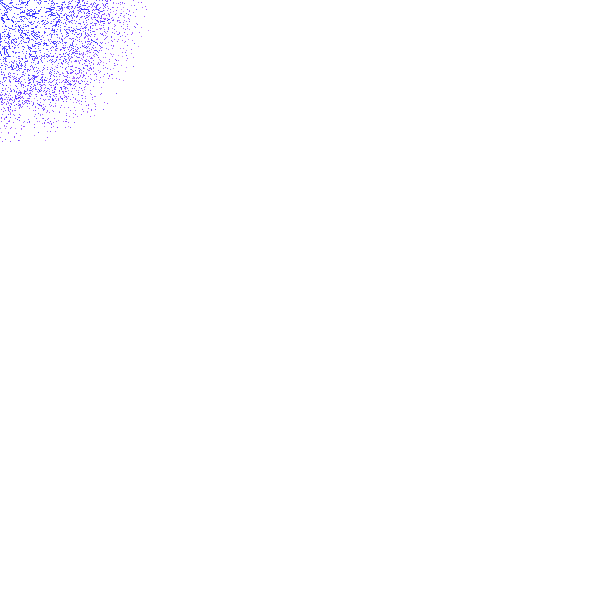
Frame 1 (no input)
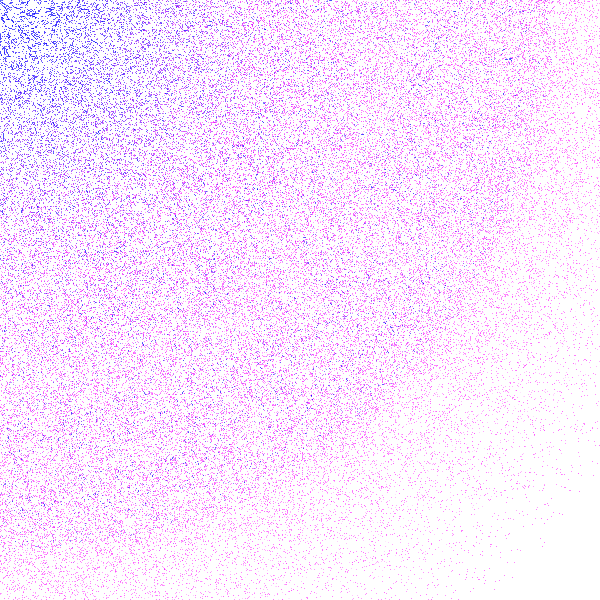
Frame 60 (the mouse pressed at the canvas centre just before this capture)
Frame 120 (the mouse held since frame 60 and released just before this capture): identical to frame 60, image omitted

The Processing sketch that drew these frames (run headless with seeded random() and noise(); from frame 60 on, the mouse is pressed at the canvas centre):

// Processing sketch: Sketch_25
// ── Sketch_25.pde
float[][] heightMap;
int w = 600;
int h = 600;
int chunkX = 0;
int chunkY = 0;
int factor = 110;
float noiseZ = 240;
float frames = 400;
boolean stopped = false;

void setup() {
  size(600, 600);
  heightMap = new float[h][w];
  generateMap(noiseZ);
  background (255);
}

void generateMap(float z){
  for (int y = 0; y < h; y++) {
    for (int x = 0; x < w; x++) { 
      heightMap[y][x] = noise((float)x/2, (float)y/300, z) * 255 + x/20 - 100 + y / 10;
    }
  }
}

void draw() {
  for (int i = 0; i < 1; i++) {

    if (chunkX == w/factor) {
      chunkX = 0;
      chunkY++;;
    }
    if (chunkY == h/factor) {
     
      stopped=true;
    } else {
      
      renderChunk(chunkX * factor, chunkY * factor, factor);
      chunkX++;
    }
  }
}

void renderChunk(int xPos, int yPos, int chunkSize) {
  for (int py = yPos; py < yPos + chunkSize; py++) { 
    for (int px = xPos; px < xPos + chunkSize; px++) { 
      int y = h - 1;
      int z = h - py;
      while (y > 0 && heightMap[y][px] < z) {
        z--;
        y--;
      }
      int preY = y;
    
      while (heightMap[y][px] > z) {rotate(random(360));
        y--;
  
        if (y < 0) {rotate(random(360));
          break;
        }
      }

      stroke(preY, z * 1.2, max(500, 700));
      point(px, py);
    }
  }
}
